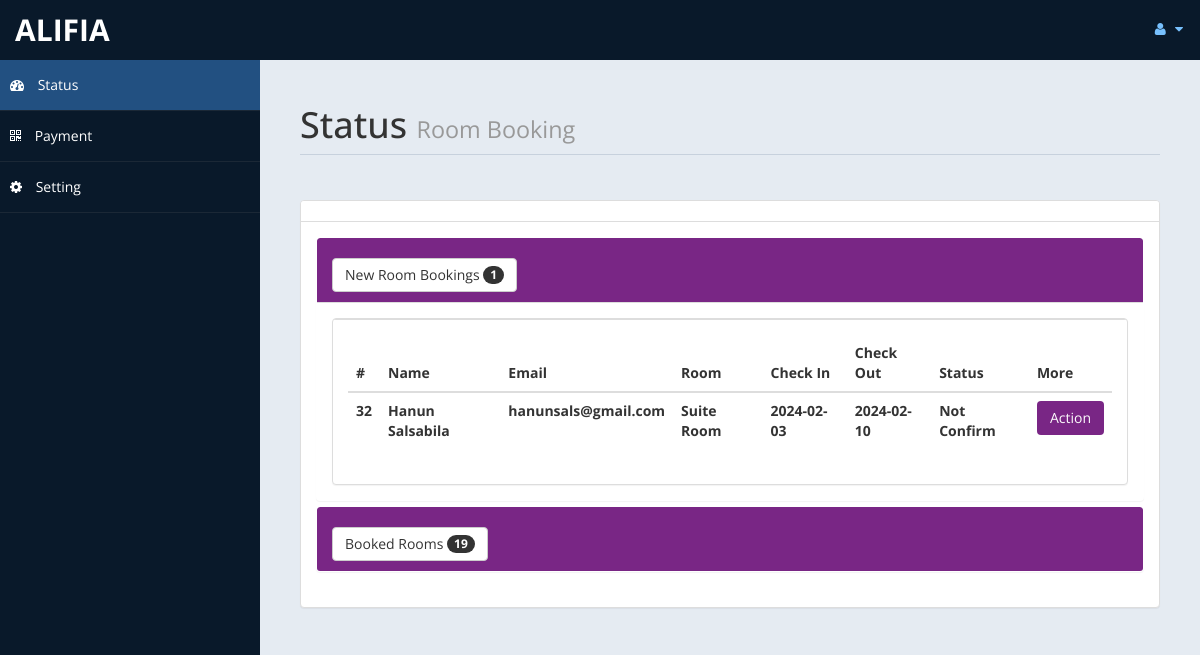
The app's page /admin/home.php (signed in) with its own data.
### tables this page shows
CREATE TABLE `roombook` (
  `id` int(10) UNSIGNED NOT NULL,
  `Title` varchar(5) DEFAULT NULL,
  `FName` text DEFAULT NULL,
  `LName` text DEFAULT NULL,
  `Email` varchar(50) DEFAULT NULL,
  `Phone` text DEFAULT NULL,
  `TRoom` varchar(20) DEFAULT NULL,
  `NRoom` varchar(2) DEFAULT NULL,
  `cin` date DEFAULT NULL,
  `cout` date DEFAULT NULL,
  `stat` varchar(15) DEFAULT NULL,
  `nodays` int(11) DEFAULT NULL
);

### admin/home.php (the view, shortened to what this page needs)
<!DOCTYPE html>
<html xmlns="http://www.w3.org/1999/xhtml">
<head>
    <link href="assets/css/bootstrap.css" rel="stylesheet" />
    <link href="assets/css/font-awesome.css" rel="stylesheet" />
    <link href="assets/js/morris/morris-0.4.3.min.css" rel="stylesheet" />
    <link href="assets/css/custom-styles.css" rel="stylesheet" />
</head>
<body>
    <div id="wrapper">
        <nav class="navbar navbar-default top-navbar" role="navigation">
            <div class="navbar-header">
                <a class="navbar-brand" href="home.php"> <?php echo $_SESSION["user"]; ?> </a>
            </div>
            <ul class="nav navbar-top-links navbar-right">
                <li class="dropdown">
                    <a class="dropdown-toggle" data-toggle="dropdown" href="#" aria-expanded="false">
                        <i class="fa fa-user fa-fw"></i> <i class="fa fa-caret-down"></i>
                    </a>
                </li>
            </ul>
        </nav>
        <nav class="navbar-default navbar-side" role="navigation">
            <div class="sidebar-collapse">
                <ul class="nav" id="main-menu">
                    <li>
                        <a class="active-menu" href="home.php"><i class="fa fa-dashboard"></i> Status</a>
                    </li>
                    <li>
                        <a href="payment.php"><i class="fa fa-qrcode"></i> Payment</a>
                    </li>
                    <li>
                        <a href="room.php"><i class="fa fa-gear"></i> Setting</a>
                    </li>
				</ul>
            </div>
        </nav>
        <div id="page-wrapper">
            <div id="page-inner">
                <div class="row">
                    <div class="col-md-12">
                        <h1 class="page-header">
                            Status <small>Room Booking </small>
                        </h1>
                    </div>
                </div>
				<?php
						include ('db.php');
						$sql = "select * from roombook";
						$re = mysqli_query($con,$sql);
						$c =0;
						while($row=mysqli_fetch_array($re) )
						{
								$new = $row['stat'];
								if($new=="Not Confirm")
								{
									$c = $c + 1;
								}
						}
				?>
				<div class="row">
                <div class="col-md-12">
                    <div class="panel panel-default">
                        <div class="panel-heading">  </div>
                        <div class="panel-body">
                            <div class="panel-group" id="accordion">
                                <div class="panel">
                                    <div class="panel-heading" style="background: #792685;">
                                        <h4 class="panel-title">
                                            <a data-toggle="collapse" data-parent="#accordion" href="#collapseTwo">
											<button class="btn btn-default" type="button">
												 New Room Bookings  <span class="badge"><?php echo $c ; ?></span>
											</button>
											</a>
                                        </h4>
                                    </div>
                                    <div id="collapseTwo" class="panel-collapse in" style="height: auto;">
                                        <div class="panel-body">
                                           <div class="panel panel-default">
                                        <div class="panel-body">
                                            <div class="table-responsive">
                                                <table class="table">
                                                    <thead>
                                                        <tr>
                                                            <th>#</th>
                                                            <th>Name</th>
                                                            <th>Email</th>
                                                            <th>Room</th>
                                                            <th>Check In</th>
                                                            <th>Check Out</th>
                                                            <th>Status</th>
                                                            <th>More</th>
                                                        </tr>
                                                    </thead>
                                                    <tbody>
                                                        <?php
                                                        $tsql = "select * from roombook";
                                                        $tre = mysqli_query($con,$tsql);
                                                        while($trow=mysqli_fetch_array($tre) )
                                                        {
                                                            $co =$trow['stat'];
                                                            if($co=="Not Confirm")
                                                            {
                                                                echo"<tr>
                                                                    <th>".$trow['id']."</th>
                                                                    <th>".$trow['FName']." ".$trow['LName']."</th>
                                                                    <th>".$trow['Email']."</th>
                                                                    <th>".$trow['TRoom']."</th>
                                                                    <th>".$trow['cin']."</th>
                                                                    <th>".$trow['cout']."</th>
                                                                    <th>".$trow['stat']."</th>
                                                                    <th><a href='roombook.php?rid=".$trow['id']." ' class='btn' style='background-color: #792685; display: inline-block; color: #fcfcfc;'>Action</a></th>
                                                                    </tr>";
                                                            }
                                                        }
                                                        ?>
                                                    </tbody>
                                                </table>
                                            </div>
                                        </div>
                                        </div>
                                                        </div>
                                                    </div>
                                                </div>
								<?php
								$rsql = "SELECT * FROM `roombook`";
								$rre = mysqli_query($con,$rsql);
								$r =0;
								while($row=mysqli_fetch_array($rre) )
								{
										$br = $row['stat'];
										if($br=="Confirm")
										{
											$r = $r + 1;
										}
								}
								?>
                                <div class="panel">
                                    <div class="panel-heading" style="background: #792685;">
                                        <h4 class="panel-title">
                                            <a data-toggle="collapse" data-parent="#accordion" href="#collapseOne" class="collapsed">
											<button class="btn btn-default" type="button">
												 Booked Rooms  <span class="badge"><?php echo $r ; ?></span>
											</button>
											</a>
                                        </h4>
                                    </div>
                                </div>
                                </div>
                            </div>
                        </div>
                    </div>
                </div>
            </div>
            </div>
        </div>
</body>
</html>

### admin/assets/css/custom-styles.css (style rules this page uses)
body { font-family: 'Open Sans', sans-serif; }
#wrapper { width: 100%; background:#09192A; }
#page-wrapper { padding: 15px 15px; min-height: 600px; background:#E5EBF2; }
#page-inner { width:100%; margin:10px 20px 10px 0px; background-color:transparent; padding:10px; min-height:1200px; }
h1, .h1, h2, .h2, h3, .h3 { margin-top: 7px; margin-bottom: -5px; }
h4 { padding-top:10px; }
.page-header { padding-bottom: 9px; margin: 10px 0 45px; border-bottom: 1px solid #C7D1DD; }
.panel-default > .panel-heading { color: #000; background-color: #FFFFFF; border-color: #ddd; font-weight:bold; }
.top-navbar { margin:0px; }
.top-navbar .navbar-brand { color: #fff; width: 260px; text-align: left; height: 60px; font-size: 30px; font-weight: 700; text-transform: uppercase; line-height: 30px; }
.top-navbar .nav > li { position: relative; display: inline-block; }
.top-navbar .nav > li > a { position: relative; display: block; padding: 19px 15px; color: #77C0FD; }
.active-menu { background-color:#225081!important; }
.sidebar-collapse , .sidebar-collapse .nav { background:none; }
.sidebar-collapse .nav { padding:0; }
.sidebar-collapse .nav > li > a { color:#fff; background:transparent; text-shadow:none; }
.sidebar-collapse > .nav > li > a { padding:15px 10px; }
.sidebar-collapse > .nav > li { border-bottom: 1px solid rgba(107, 108, 109, 0.19); }
.navbar-side { border:none; background-color: transparent; }
.top-navbar { background:#09192A; border-bottom:none; }
.top-navbar .nav > li > a > i { margin-right: 2px; }
.navbar-default { border:0px solid black; }
.navbar-header { background: #09192A; }
.nav > li > a > i { margin-right:10px; }
@media (min-width:768px) { #page-wrapper { margin: 0 0 0 260px; padding: 15px 30px; min-height: 1200px; } }
@media (min-width:768px) { .navbar-side { z-index: 1; position: absolute; width: 260px; } }
@media (min-width:768px) { .navbar { border-radius: 0px; } }

### records on screen
roombook: id "32", FName "Hanun", LName "Salsabila", Email "hanunsals@gmail.com", TRoom "Suite Room", cin "2024-02-03", cout "2024-02-10", stat "Not Confirm"

### other values on screen
$_SESSION["user"] "ALIFIA"
$c "1"
$r "19"
